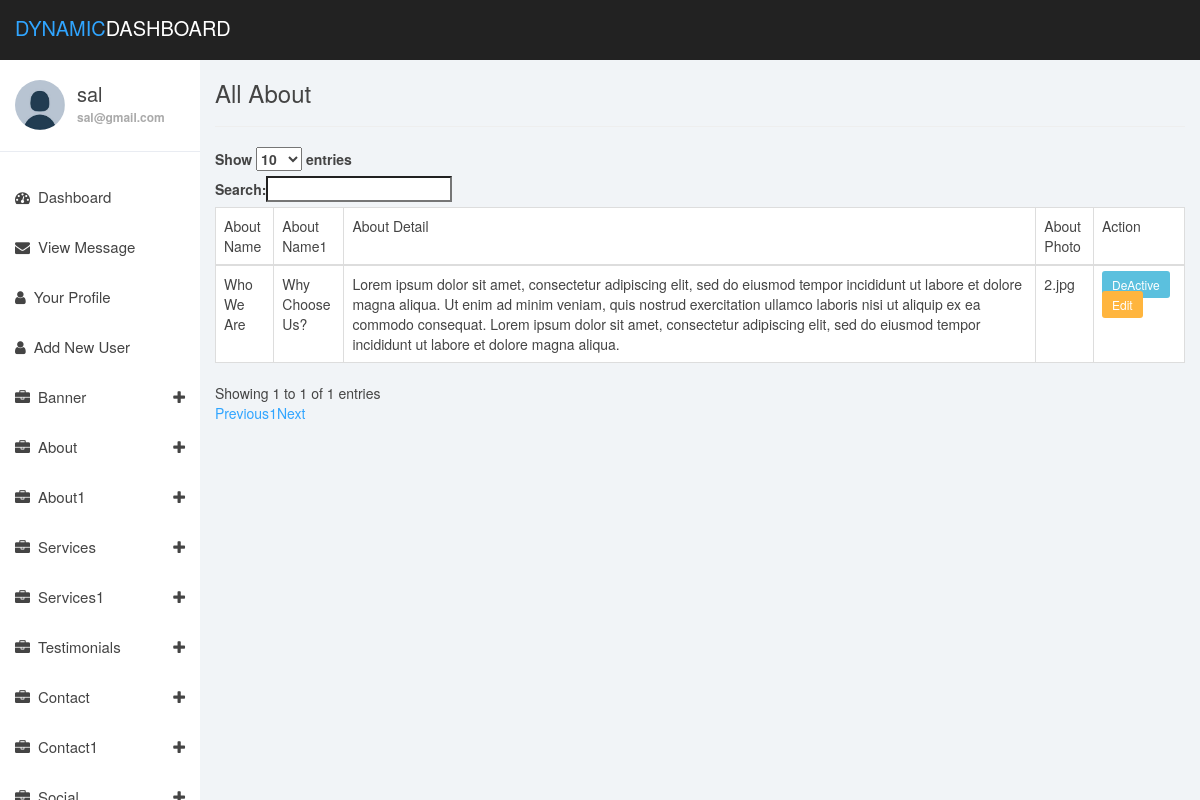
Page /listabout.php (signed in) on the committed database.
### tables this page shows
CREATE TABLE `about` (
  `id` int(10) NOT NULL,
  `about_name` varchar(100) NOT NULL,
  `about_name1` varchar(100) NOT NULL,
  `about_detail` text NOT NULL,
  `about_detail1` text NOT NULL,
  `about_photo` varchar(100) NOT NULL,
  `status` int(2) NOT NULL DEFAULT '1'
);

### listabout.php (the view, shortened to what this page needs)
<?php
require_once('includes/header.php');
require_once('db.php');
$query_string ="SELECT * FROM about";
$db_return = mysqli_query($db_connection, $query_string);
?>
<div class="col-md-12">
  <h3>All About</h3>
  <hr>
  <table class="table table-bordered" id="listabout">
    <thead>
      <td>About Name</td>
      <td>About Name1</td>
      <td>About Detail</td>
      <td>About Photo</td>
      <td>Action</td>
    </thead>
    <?php
    foreach ($db_return as $about){
    ?>
    <tr>
      <td><?=$about['about_name']?></td>
      <td><?=$about['about_name1']?></td>
      <td><?=$about['about_detail']?></td>
      <td><?=$about['about_photo']?></td>
      <td>
        <?php
        if($about['status'] == 1){
        ?>
        <a href="makedeactiveabout.php?id=<?=$about['id']?>" class="btn-sm btn-info">DeActive</a>
        <?php
      }
      else{
        ?>
        <a href="makeactiveabout.php?id=<?=$about['id']?>" class="btn-sm btn-success">Active</a>
        <?php
        }
        ?>
      <a href="editabout.php?id=<?=$about['id']?>" class="btn-sm btn-warning">Edit</a>
      </td>
    </tr>
    <?php
    }
    ?>
  </table>
</div>
<?php
 require_once('includes/footer.php');
?>

### dashboard_assets/css/styles.css (style rules this page uses)
body { background: #f1f4f7; padding-top: 60px; font-size: 14px; color: #444444; font-family: "Montserrat", "Helvetica Neue", Helvetica, Arial, sans-serif; }
a, a:hover, a:focus { color: #30a5ff; }
h1, h2, h3, h4, h5, h6 { color: #444444; }
h3, h4 { font-weight: 300; }
.btn-warning, .btn-warning:hover, .btn-warning:focus, .btn-warning:active, .btn-warning.active, .open > .dropdown-toggle.btn-warning, .btn-warning.disabled, .btn-warning[disabled], fieldset[disabled] .btn-warning, .btn-warning.disabled:hover, .btn-warning[disabled]:hover, fieldset[disabled] .btn-warning:hover, .btn-warning.disabled:focus, .btn-warning[disabled]:focus, fieldset[disabled] .btn-warning:focus, .btn-warning.disabled:active, .btn-warning[disabled]:active, fieldset[disabled] .btn-warning:active, .btn-warning.disabled.active, .btn-warning[disabled].active, fieldset[disabled] .btn-warning.active { background-color: #ffb53e; border-color: #ffb53e; }
.table { background: #fff; }

### rows in the picture
about: about_name "Who We Are", about_name1 "Why Choose Us?", about_detail "Lorem ipsum dolor sit amet, consectetur adipiscing elit, sed do eiusmod tempor incididunt ut labore et dolore magna aliqua. Ut enim ad minim veniam, quis nostrud exercitation ullamco laboris nisi ut aliquip ex ea commodo consequat. Lorem ipsum dolor sit amet, consectetur adipiscing elit, sed do eiusmod tempor incididunt ut labore et dolore magna aliqua.", about_photo "2.jpg"

### other values in the picture
$_SESSION['username'] "sal"
$_SESSION['useremail'] "sal@gmail.com"
